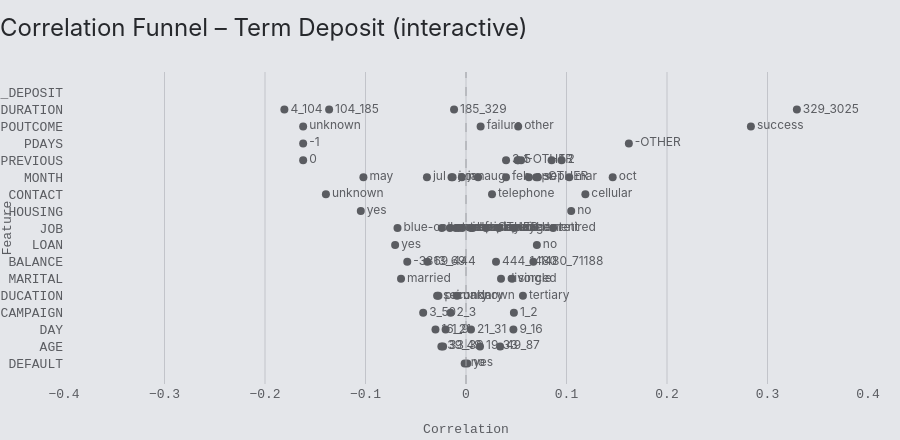

The notebook cell saved with this chart:
### Markdown cell above
## 5. Plot – interactive (plotly)

Hover over any point to see `feature | bin | r` details.

### Code cell
fig_interactive = plot_correlation_funnel(
    corr_df,
    interactive=True,
    limits=(-0.4, 0.4),
    title='Correlation Funnel – Term Deposit (interactive)',
)
fig_interactive.show()

### Figure 1 — Plotly figure (JSON) as saved in the notebook; plotly's stock layout.template omitted (floating-point values rounded to 4 significant figures)
{"data": [{"hoverinfo": "text", "hovertext": ["TERM_DEPOSIT | bin: no | r = -1.0", "DURATION | bin: 329_3025 | r = 0.329", "POUTCOME | bin: success | r = 0.283", "DURATION | bin: 4_104 | r = -0.181", "PDAYS | bin: -OTHER | r = 0.162", "POUTCOME | bin: unknown | r = -0.162", "PREVIOUS | bin: 0 | r = -0.162", "PDAYS | bin: -1 | r = -0.162", "MONTH | bin: oct | r = 0.146", "CONTACT | bin: unknown | r = -0.139", "DURATION | bin: 104_185 | r = -0.136", "CONTACT | bin: cellular | r = 0.119", "HOUSING | bin: yes | r = -0.105", "HOUSING | bin: no | r = 0.105", "MONTH | bin: mar | r = 0.103", "MONTH | bin: may | r = -0.102", "PREVIOUS | bin: 2 | r = 0.095", "JOB | bin: retired | r = 0.087", "PREVIOUS | bin: 4 | r = 0.085", "MONTH | bin: sep | r = 0.072", "LOAN | bin: yes | r = -0.071", "LOAN | bin: no | r = 0.071", "MONTH | bin: -OTHER | r = 0.07", "JOB | bin: blue-collar | r = -0.068", "BALANCE | bin: 1480_71188 | r = 0.067", "MARITAL | bin: married | r = -0.065", "MONTH | bin: apr | r = 0.063", "BALANCE | bin: -3313_69 | r = -0.058", "EDUCATION | bin: tertiary | r = 0.057", "PREVIOUS | bin: -OTHER | r = 0.055", "POUTCOME | bin: other | r = 0.052", "PREVIOUS | bin: 5 | r = 0.052", "PREVIOUS | bin: 1 | r = 0.051", "JOB | bin: student | r = 0.048", "CAMPAIGN | bin: 1_2 | r = 0.048", "DAY | bin: 9_16 | r = 0.047", "MARITAL | bin: single | r = 0.046", "CAMPAIGN | bin: 3_50 | r = -0.043", "PREVIOUS | bin: 3 | r = 0.04", "MONTH | bin: feb | r = 0.04", "MONTH | bin: jul | r = -0.039", "BALANCE | bin: 69_444 | r = -0.038", "MARITAL | bin: divorced | r = 0.035", "AGE | bin: 49_87 | r = 0.034", "JOB | bin: management | r = 0.033", "DAY | bin: 16_21 | r = -0.03", "BALANCE | bin: 444_1480 | r = 0.03", "EDUCATION | bin: secondary | r = -0.029", "EDUCATION | bin: primary | r = -0.027", "CONTACT | bin: telephone | r = 0.026", "AGE | bin: 39_49 | r = -0.025", "JOB | bin: services | r = -0.024", "AGE | bin: 33_39 | r = -0.023", "DAY | bin: 1_9 | r = -0.02", "JOB | bin: -OTHER | r = 0.02", "JOB | bin: entrepreneur | r = -0.016", "CAMPAIGN | bin: 2_3 | r = -0.015", "POUTCOME | bin: failure | r = 0.015", "MONTH | bin: nov | r = -0.014", "AGE | bin: 19_33 | r = 0.014", "MONTH | bin: jun | r = -0.013", "MONTH | bin: aug | r = 0.012", "DURATION | bin: 185_329 | r = -0.012", "JOB | bin: technician | r = -0.01", "EDUCATION | bin: unknown | r = -0.009", "JOB | bin: unemployed | r = -0.007", "JOB | bin: admin. | r = 0.007", "DAY | bin: 21_31 | r = 0.005", "JOB | bin: housemaid | r = 0.005", "MONTH | bin: jan | r = -0.004", "JOB | bin: self-employed | r = -0.004", "DEFAULT | bin: yes | r = 0.001", "DEFAULT | bin: no | r = -0.001"], "marker": {"color": "#5A5C61", "opacity": 1.0, "size": 8}, "mode": "markers+text", "text": ["no", "329_3025", "success", "4_104", "-OTHER", "unknown", "0", "-1", "oct", "unknown", "104_185", "cellular", "yes", "no", "mar", "may", "2", "retired", "4", "sep", "yes", "no", "-OTHER", "blue-collar", "1480_71188", "married", "apr", "-3313_69", "tertiary", "-OTHER", "other", "5", "1", "student", "1_2", "9_16", "single", "3_50", "3", "feb", "jul", "69_444", "divorced", "49_87", "management", "16_21", "444_1480", "secondary", "primary", "telephone", "39_49", "services", "33_39", "1_9", "-OTHER", "entrepreneur", "2_3", "failure", "nov", "19_33", "jun", "aug", "185_329", "technician", "unknown", "unemployed", "admin.", "21_31", "housemaid", "jan", "self-employed", "yes", "no"], "textfont": {"color": "#5A5C61", "size": 12}, "textposition": "middle right", "x": [-1.0, 0.3292, 0.2835, -0.1807, 0.162, -0.162, -0.162, -0.162, 0.146, -0.1394, -0.1362, 0.1188, -0.1047, 0.1047, 0.1027, -0.1021, 0.09512, 0.08667, 0.08518, 0.07151, -0.07052, 0.07052, 0.06988, -0.06815, 0.06704, -0.06464, 0.06256, -0.05845, 0.05665, 0.05486, 0.05191, 0.05179, 0.05134, 0.04781, 0.04765, 0.04716, 0.04581, -0.04261, 0.03984, 0.0398, -0.03885, -0.0384, 0.03484, 0.03394, 0.03263, -0.03037, 0.02985, -0.02874, -0.02742, 0.02588, -0.02451, -0.02407, -0.02279, -0.02027, 0.01989, -0.01597, -0.01538, 0.01456, -0.0144, 0.01395, -0.01332, 0.01208, -0.01189, -0.01015, -0.00887, -0.007312, 0.006568, 0.004963, 0.004872, -0.004109, -0.003827, 0.001303, -0.001303], "y": ["TERM_DEPOSIT", "DURATION", "POUTCOME", "DURATION", "PDAYS", "POUTCOME", "PREVIOUS", "PDAYS", "MONTH", "CONTACT", "DURATION", "CONTACT", "HOUSING", "HOUSING", "MONTH", "MONTH", "PREVIOUS", "JOB", "PREVIOUS", "MONTH", "LOAN", "LOAN", "MONTH", "JOB", "BALANCE", "MARITAL", "MONTH", "BALANCE", "EDUCATION", "PREVIOUS", "POUTCOME", "PREVIOUS", "PREVIOUS", "JOB", "CAMPAIGN", "DAY", "MARITAL", "CAMPAIGN", "PREVIOUS", "MONTH", "MONTH", "BALANCE", "MARITAL", "AGE", "JOB", "DAY", "BALANCE", "EDUCATION", "EDUCATION", "CONTACT", "AGE", "JOB", "AGE", "DAY", "JOB", "JOB", "CAMPAIGN", "POUTCOME", "MONTH", "AGE", "MONTH", "MONTH", "DURATION", "JOB", "EDUCATION", "JOB", "JOB", "DAY", "JOB", "MONTH", "JOB", "DEFAULT", "DEFAULT"], "type": "scatter"}], "layout": {"shapes": [{"line": {"color": "#9EA0A5", "dash": "dash", "width": 1}, "type": "line", "x0": 0, "x1": 0, "xref": "x", "y0": 0, "y1": 1, "yref": "y domain"}], "title": {"text": "Correlation Funnel – Term Deposit (interactive)"}, "xaxis": {"range": [-0.4, 0.4], "title": {"text": "Correlation"}, "showgrid": true}, "yaxis": {"showgrid": false, "categoryorder": "array", "categoryarray": ["DEFAULT", "AGE", "DAY", "CAMPAIGN", "EDUCATION", "MARITAL", "BALANCE", "LOAN", "JOB", "HOUSING", "CONTACT", "MONTH", "PREVIOUS", "PDAYS", "POUTCOME", "DURATION", "TERM_DEPOSIT"], "title": {"text": "Feature"}}, "height": 440, "showlegend": false}}
